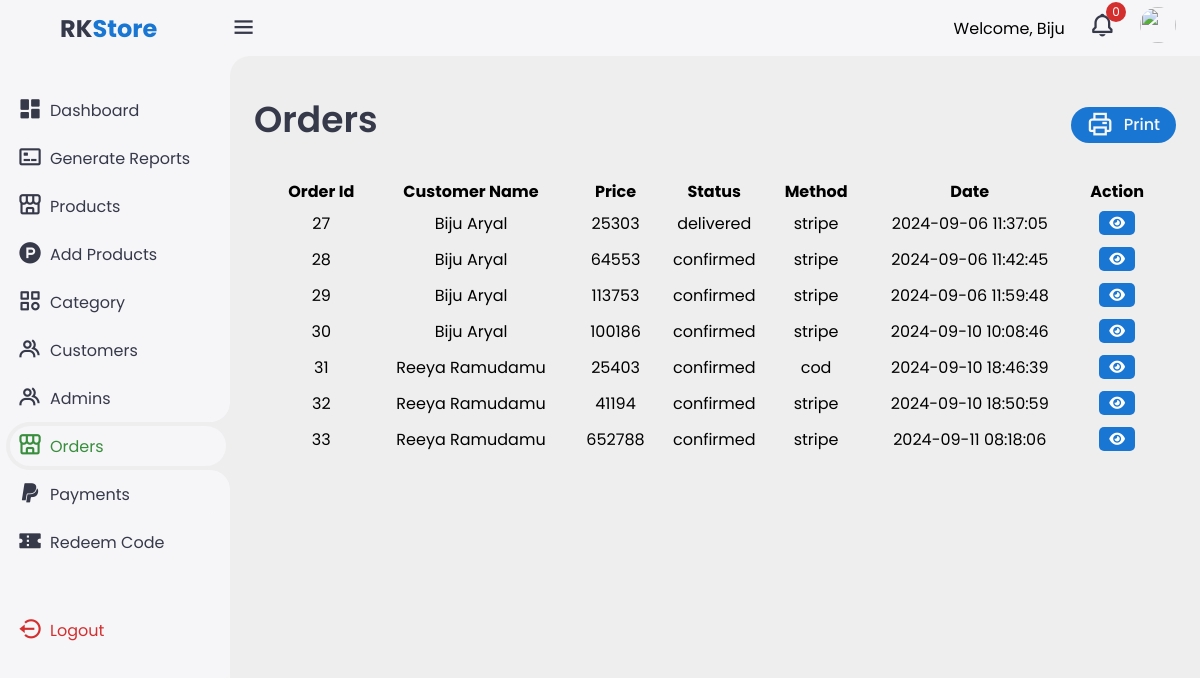
Before: /admin/orders.php (signed in) with the older database file.
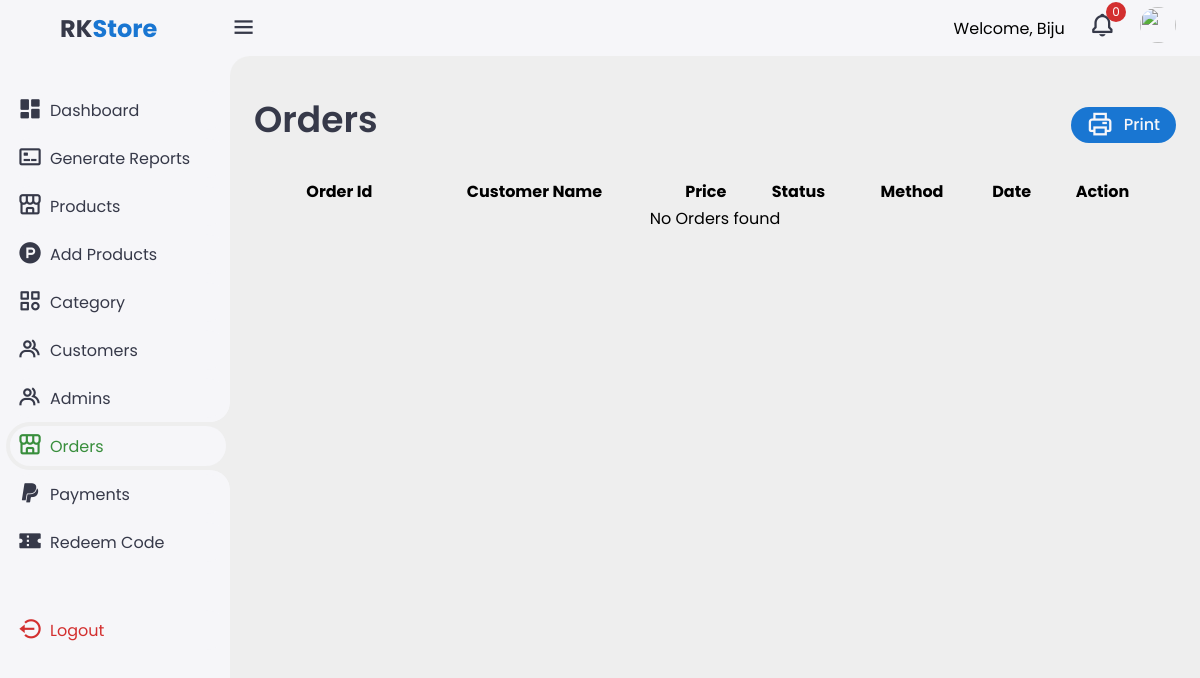
After: the same page with the newer database file.
### tables this page shows
CREATE TABLE `orders` (
  `order_id` int(11) NOT NULL,
  `user_id` int(11) DEFAULT NULL,
  `order_date` timestamp NOT NULL DEFAULT current_timestamp(),
  `status` enum('pending','confirmed','delivered','cancelled','dispatched') DEFAULT 'pending',
  `total_amount` decimal(10,0) NOT NULL,
  `shipping_address` text NOT NULL,
  `billing_address` text NOT NULL,
  `payment_method` varchar(50) DEFAULT NULL,
  `payment_status` enum('paid','pending','failed') DEFAULT 'pending',
  `tracking_number` varchar(100) DEFAULT NULL,
  `created_at` timestamp NOT NULL DEFAULT current_timestamp(),
  `updated_at` timestamp NOT NULL DEFAULT current_timestamp() ON UPDATE current_timestamp()
);

CREATE TABLE `users` (
  `user_id` int(11) NOT NULL,
  `first_name` varchar(50) NOT NULL,
  `last_name` varchar(50) NOT NULL,
  `profile_pic` varchar(255) DEFAULT 'default.jpg',
  `email` varchar(100) NOT NULL,
  `password` varchar(255) NOT NULL,
  `phone_number` varchar(15) DEFAULT NULL,
  `address` varchar(255) DEFAULT NULL,
  `street` varchar(255) DEFAULT NULL,
  `apartment` varchar(255) DEFAULT NULL,
  `city` varchar(255) DEFAULT NULL,
  `status` enum('active','disabled') DEFAULT 'active',
  `verification` enum('verified','unverified') DEFAULT 'unverified',
  `verification_token` varchar(255) DEFAULT NULL,
  `otp` varchar(255) DEFAULT NULL,
  `created_at` timestamp NULL DEFAULT NULL,
  `updated_at` timestamp NOT NULL DEFAULT current_timestamp() ON UPDATE current_timestamp()
);

### admin/orders.php (the view, shortened to what this page needs)
<?php
include_once("./include/sidebar.php");
include_once('./php/connection.php');
?>
<main>
    <div class="header">
        <div class="left">
            <h1>Orders</h1>
        </div>
        <a href="#" class="report" onclick="printOrders()">
            <i class='bx bx-printer'></i>
            <span>Print</span>
        </a>
    </div>
    <div class="container">
        <?php
        $sql = "SELECT * FROM orders";
        $result = mysqli_query($conn, $sql);
        ?>
        <table id="example" class="display responsive nowrap" style="width:100%;">
            <thead>
                <tr>
                    <th>Order Id</th>
                    <th>Customer Name</th>
                    <th>Price</th>
                    <th>Status</th>
                    <th>Method</th>
                    <th>Date</th>
                    <th>Action</th>
                </tr>
            </thead>
            <tbody>
                <?php
                if (mysqli_num_rows($result) > 0) {
                    while ($row = mysqli_fetch_assoc($result)) {
                        $userId = $row['user_id'];
                        $userSql = "SELECT * FROM users WHERE user_id='$userId'";
                        $rowUser = mysqli_fetch_assoc(mysqli_query($conn,$userSql));
                        echo "<tr>";
                        echo "<td>" . $row['order_id'] . "</td>";
                        echo "<td>" . $rowUser['first_name'] ." ". $rowUser['last_name'] . "</td>";
                        echo "<td>" . $row['total_amount'] . "</td>";
                        echo "<td>" . $row['status'] . "</td>";
                        echo "<td>" . $row['payment_method'] . "</td>";
                        echo "<td>" . $row['order_date'] . "</td>";
                        echo "<td class='actions'>
                         <a href='./view-orders.php?orderId=" . $row['order_id'] . "'><i class='fa fa-eye edit'></i></a>
                      </td>";
                        echo "</tr>";
                    }
                } else {
                    echo "<tr><td colspan='7'>No Orders found</td></tr>";
                }
                ?>
            </tbody>
        </table>
    </div>
</main>
</div>
</body>
</html>

Changed rows visible on the page:
removed orders: order_id "27", user.first_name "Biju", user.last_name "Aryal", total_amount "25303", status "delivered", payment_method "stripe", order_date "2024-09-06 11:37:05"
removed orders: order_id "28", user.first_name "Biju", user.last_name "Aryal", total_amount "64553", status "confirmed", payment_method "stripe", order_date "2024-09-06 11:42:45"
removed orders: order_id "29", user.first_name "Biju", user.last_name "Aryal", total_amount "113753", status "confirmed", payment_method "stripe", order_date "2024-09-06 11:59:48"
removed orders: order_id "30", user.first_name "Biju", user.last_name "Aryal", total_amount "100186", status "confirmed", payment_method "stripe", order_date "2024-09-10 10:08:46"
removed orders: order_id "31", user.first_name "Reeya", user.last_name "Ramudamu", total_amount "25403", status "confirmed", payment_method "cod", order_date "2024-09-10 18:46:39"
removed orders: order_id "32", user.first_name "Reeya", user.last_name "Ramudamu", total_amount "41194", status "confirmed", payment_method "stripe", order_date "2024-09-10 18:50:59"
removed orders: order_id "33", user.first_name "Reeya", user.last_name "Ramudamu", total_amount "652788", status "confirmed", payment_method "stripe", order_date "2024-09-11 08:18:06"
Other visible differences:
text now shown: "No Orders found"
